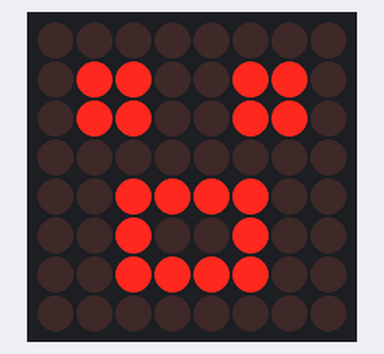
A sketch run on a simulated Arduino Uno, built with avr-gcc and run on an emulated ATmega328P. Parts: 8×8 LED matrix.

Above: at 0.1 s.
At 1.1 s:
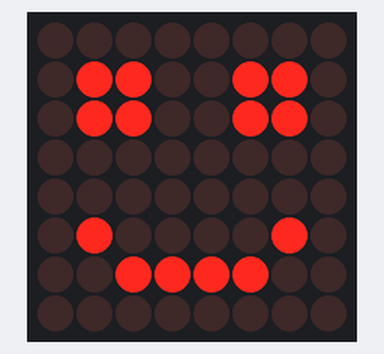

The sketch:

main.ino.ino
```cpp
#include <LedControl.h>

/*
pin 11 is connected to the DataIn
pin 13 is connected to the CLK ´
pin 10 is connected to LOAD
We have only a single MAX72XX.
*/

LedControl lc=LedControl(11, 13, 10, 1);

byte smile1[8]={
  B00000000,
  B01100110,
  B01100110,
  B00000000,
  B00000000,
  B01000010,
  B00111100,
  B00000000
};

byte smile2[8]={
  B00000000,
  B01100110,
  B01100110,
  B00000000,
  B00111100,
  B00100100,
  B00111100,
  B00000000
};

void setup() {
   lc.shutdown(0,false);
   lc.setIntensity(0,8);
   lc.clearDisplay(0);
}

void smile(){
  int row, smile;
  for (smile = 1;;) {
    for (row = 0; row < 8; row++) {
      switch (smile) {
        case 0:
          lc.setRow(0, row, smile1[row]);
          break;
        case 1:
          lc.setRow(0, row, smile2[row]);
          break;
      }
    }
    delay(1000);
    lc.clearDisplay(0);
    smile = (smile + 1) % 2;
  }
}

void loop() {
  smile();
}
```

Measured:
- what the display in image 1 shows lasts 1.0 s, from 1.0 s to 2.0 s
